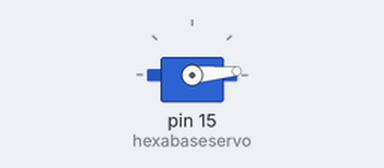
A sketch run on a simulated Arduino Uno, built with avr-gcc and run on an emulated ATmega328P. Parts: servo.

Above: at 0.05 s.
At 0.95 s:
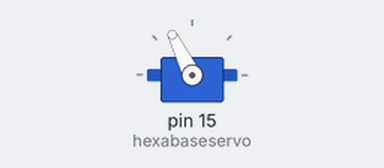
At 1.9 s:
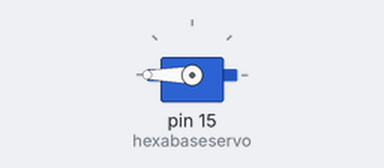
At 3.75 s:
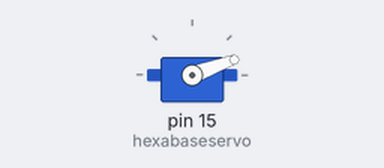
Timing chart, 0 to 6.4 s (numbered marks = the images above):
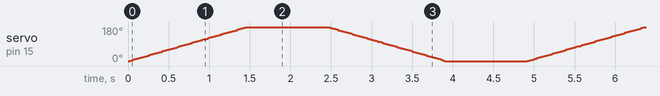

The sketch:

HS311_0-180_degree.ino
```cpp
#include <Servo.h>
Servo hexabaseservo;  // create servo object to control a servo
int angle = 0;

void setup()
{
  hexabaseservo.writeMicroseconds(1500); //set initial servo position if desired
  hexabaseservo.attach(15);  //the pin for the servo control
}

void loop()
{
  for (angle = 0; angle < 180; angle +=1)
  {
    hexabaseservo.write(angle);
    delay(8);
  }
  angle = 180;
  hexabaseservo.write(angle);
  delay(1000);
  for (angle = 180; angle > 0; angle -=1)
  {
    hexabaseservo.write(angle);
    delay(8);
  }
   angle = 0;
  hexabaseservo.write(angle);
  delay(1000);

}
```
